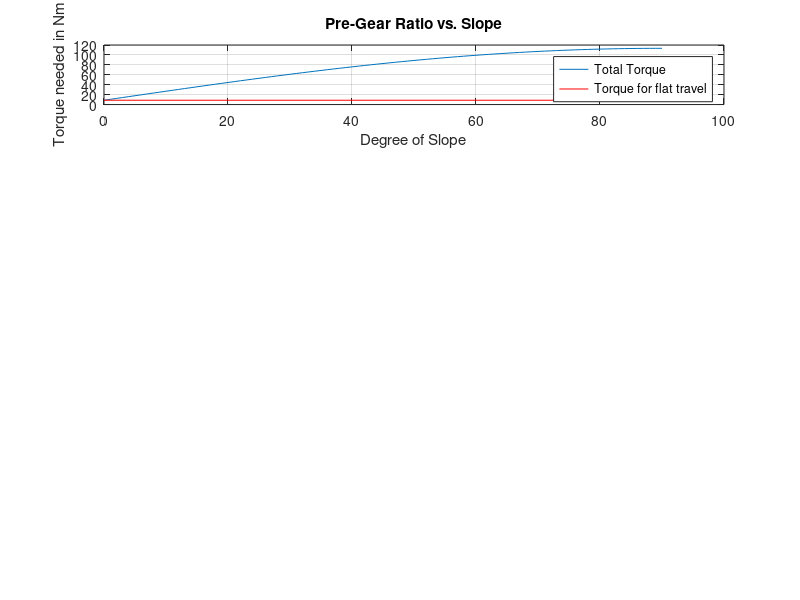

This chart was generated by the following MATLAB code: (Note: this script raises an error after producing the figure.)
%% Rock Raiders - Motor Selection
%% Administrative
%A file to help estimate necessary torque requirements of a rover.
%Johnathan Corbin - 2018
clear, clc

%% Constants
%Declaration of several constants regarding the rover.
motor_voltage = 12; %Volts
mass = 70; %kg, slightly over for a better factor of safety.
gravity = 9.81; %m/s^2
weight = mass * gravity; %N
wheel_radius = .3048 / 2; %m
target_speed = 2.2; %m/s
motors = 2; %# of motors
gear_ratio = 81*9; %Gear Ratio

%% Rolling Resistance
%I'd like to point out that we could determine this resistance by pulling
%the rover across various conditions with the wheels assembled. Otherwise
%this is all just estimates.

%Coefficient of rolling resistance for a stage coach on dirt and snow.
Crr1 = .073;
%Addition to the coefficient of rolling resistance for drive train
%inefficiences.
Crr = Crr1 + .01;

%Calculating resistive force.
F_rolling = Crr * weight; %N

%Torque needed.
rolling_torque = F_rolling * wheel_radius;

%% Slope Climbing
%Moving up a slope affects affects the torque needed. Larger slope means
%more torque.

%Setting an array of slope degrees from 0 to 90.
degrees = (0:90);
%Converting to radians.
radians = degrees * pi / 180;

%Calculating slope force.
F_slope = weight * sin(radians);
%Note: I'm using the y-component of weight, not
%the x-component. This makes this estimate slightly larger, which gives us
%a larger margin of error.

%Torque needed.
slope_torque = F_slope * wheel_radius;

%% Air drag.
%Technically at large speeds, an analysis of air drag is required. I'm going to neglect
%this, since we shouldn't be operating at high enough speeds to encounter
%sufficient drag forces.

%% Total Torque.
%The total torque required to overcome rolling resistance and the slope.
total_torque = rolling_torque + slope_torque;

%Plotting the total torque vs. the degree of slope.
figure
subplot(5, 2, [1 2]);
plot(degrees, total_torque)
hold on
plot([0 90], [1 1]*rolling_torque, 'r') %Plot for rolling torque
grid on
xlabel('Degree of Slope')
ylabel('Torque needed in Nm')
title('Pre-Gear Ratio vs. Slope')
legend('Total Torque', 'Torque for flat travel')
hold off

torque_calculations(gear_ratio, total_torque, motors, degrees)

%% Motor Speed
%Motor speed calculated from our desired linear speed.
w = target_speed / wheel_radius; %rad/s
%Assumes no wheel slippage.

%Converting to RPM.
angular_velocity = w * 60 / ( 2 * pi);

%% Motor Power
%The total power that needs to be produced by all motors.
power_total = w * total_torque;

%The power needed to roll over flat ground.
power_rolling = w * rolling_torque;

%Plotting power vs. degree of slope
subplot(5, 2, [5 6]);
plot(degrees, power_total, 'r')
hold on
plot([1 90], [1 1]*power_rolling, 'g')
grid on
xlabel('Degree of Slope')
ylabel('Power needed in Watts')
title('Required Power vs. Slope')
legend('Total Power', 'Power for flat ground')
hold off

%% Creating Table for Values of Motor Requirements

slope = [0; 15; 30; 45; 60];
torque = [total_torque(1); total_torque(15); total_torque(30); total_torque(45); total_torque(60)];
wheel_torque = torque / motors;
motor_torque = wheel_torque / gear_ratio;
power = [power_total(1); power_total(15); power_total(30); power_total(45); power_total(60)];
motor_power = power / motors;
names = {'Degree'; 'Torque'; 'WheelTorque'; 'MotorTorque'; 'TotalPower'; 'MotorPower'};
disp('Table for necessary motor requirements.')
table = table(slope, torque, wheel_torque, motor_torque, power, motor_power, 'VariableNames', names);
disp(table)
disp('Torque (Nm)')
disp('Power (W)')
disp('WheelTorque is how much torque is required at the contact point of each individual wheel and the ground.')
disp('MotorTorque is how much torque each motor individually needs, after accounting for the indicated gear ratio.')


%% Motor Analysis - am-0912
%These are values for our old motors, designated as motor A.
no_load_speed_A = 16000; %rpm
stall_torque_A = .428; %Nm
no_load_current_A = 1.2; %A
stall_current_A = 63.745; %A
%{
%Reading in the motor curves for the motor.
old_motor_curve = imread('am0912_Curves.jpg');
figure
%subplot(4, 4, [1, 2, 5, 6])
imshow(old_motor_curve)
title('Old Motor Curves (am-0912)')
%}

%% Motor analysis - am-3775
%These are values for our redline motors, designated as motor B.
no_load_speed_B = 19649; %rpm
stall_torque_B = .6273; %Nm
no_load_current_B = 3.162; %A
stall_current_B = 106.918; %A

%{
%Reading in the motor curves for the motor.
redline_curve = imread('Redline_Curves.jpg');
%subplot(4, 4, [11, 12, 15, 16])
figure
imshow(redline_curve)
title('Redline Motor Curves (am-3775)')
%}

%% Functions
function torque_calculations(gear_ratio, total_torque, motors, degrees)
individual_torques_wheel = total_torque / motors;
individual_torques_motors = individual_torques_wheel / gear_ratio;
subplot(5, 2, [9 10])
plot(degrees, individual_torques_motors)
xlabel('Degree of Slope')
ylabel('Torque needed in Nm')
title('Post - Gear Ratio for Each Motor vs. Slope')
grid on
end
%% Junk Code
%{
models = {'am-0912'; 'am-3775'};

no_load_speed_all = [no_load_speed_A; no_load_speed_B];
stall_torque_all = [stall_torque_A; stall_torque_B];
no_load_current_all = [no_load_current_A; no_load_current_B];
stall_current_all = [stall_current_A; stall_current_B];

no_load_speed_all = [1; 2];
stall_torque_all = [1; 2];
no_load_current_all = [1; 2];
stall_current_all = [1; 2];
columns = {'NoLoadSpeed'; 'StallTorque'; 'NoLoadCurrent'; 'StallCurrent'};
disp('Table with motor specifications.')
motor_table = table2(no_load_speed_all, stall_torque_all);
disp(motor_table)
disp('NoLoadSpeed (RPM)')
disp('StallTorque (Nm)')
disp('NoLoadCurrent (A)')
disp('StallCurrent (A)')


% %Motor performance curves
% speed_A = no_load_speed_A * (1 - torques / stall_torque_A); 
% current_A = no_load_current_A + (stall_current_A - no_load_current_A) * (1 - w / no_load_speed_A);
% power_A = no_load_speed_A * torques - (no_load_speed_A / stall_torque_A) * torques.^2;
% efficiency_A = power_A / (current_A * motor_voltage);
% 
% %Plotting the curves
% figure
% subplot(2, 2, 1);
% plot(torques, speed_A, 'r')
% title('Speed vs. Torque')
% xlabel('Torque')
% ylabel('Speed (RPM)')
% grid on
% 
% subplot(2, 2, 2);
% plot(torques, current_A)
% title('Current vs. Torque')
% xlabel('Torque')
% ylabel('Current (A)')
% grid on
% 
% subplot(2, 2, 3);
% plot(torques, power_A);
% title('Power vs. Torque')
% xlabel('Torque')
% ylabel('Power (W)')
% grid on
% 
% subplot(2, 2, 4);
% plot(torques, efficiency_A);
% title('Efficiency vs. Torque')
% xlabel('Torque')
% ylabel('Efficiency')
% grid on
%}